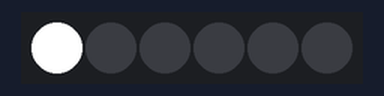
This program was run on a simulated ESP32 board running MicroPython. Shown: 6 RGB LEDs in strip order, left to right. Dim RGB values are drawn brighter than linear; WiFi joins after 1.5 s; the clock reads 2024-03-15 10:24:30 at power-on unless the program sets it; threads take turns every 2 ms; what the program prints to the serial console is not drawn.

Above: at 1.96 s.
At 2.48 s:
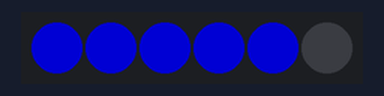
At 3.03 s:
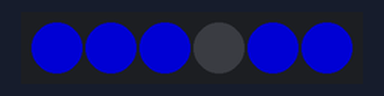
At 3.57 s:
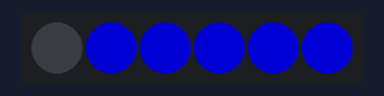
Timing chart, 0 to 5.1 s (numbered marks = the images above):
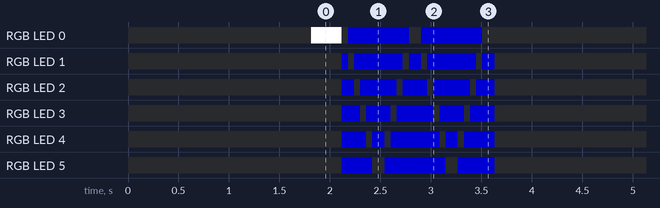

The program:

main.py
```python
# This file is executed on every boot (including wake-boot from deepsleep)
#import esp
#esp.osdebug(None)
#import webrepl
#webrepl.start()

import machine
import network
import socket
from machine import Pin, I2C
import micropython
# import ssd1306
from time import sleep
import time
from ntptime import settime
import neopixel
import _thread
import gc
import ure
import logging

logging.basicConfig(level=logging.INFO)
log = logging.getLogger("LightShow")


global np
np = neopixel.NeoPixel(machine.Pin(4), 6)


# ESP32 Pin assignment
# i2c = I2C(-1, scl=Pin(17), sda=Pin(5))


#oled_width = 128
#oled_height = 64
#oled = ssd1306.SSD1306_I2C(oled_width, oled_height, i2c)

addr = socket.getaddrinfo('0.0.0.0', 80)[0][-1]
s = socket.socket()
s.bind(addr)
s.listen(1)


def demo():
    n = np.n

    # cycle
    for i in range(4 * n):
        for j in range(n):
            np[j] = (0, 0, 0)
        np[i % n] = (255, 255, 255)
        np.write()
        time.sleep_ms(25)

    # bounce
    for i in range(4 * n):
        for j in range(n):
            np[j] = (0, 0, 128)
        if (i // n) % 2 == 0:
            np[i % n] = (0, 0, 0)
        else:
            np[n - 1 - (i % n)] = (0, 0, 0)
        np.write()
        time.sleep_ms(60)

    # fade in/out
    for i in range(0, 4 * 256, 8):
        for j in range(n):
            if (i // 256) % 2 == 0:
                val = i & 0xff
            else:
                val = 255 - (i & 0xff)
            np[j] = (val, 0, 0)
        np.write()

    # clear
    for i in range(n):
        np[i] = (0, 0, 0)
    np.write()


def Convert(string):
    li = list(string.split(b","))
    lo = []
    j = 0
    for i in li:
        lo.append(int(i))
        j += 1
    return lo


def web_serv(s):
    html = """<!DOCTYPE html>
    <html>
        <head> <title>ESP32 Pins</title> </head>
        <body> <h1>ESP32 Pins</h1>
            <table border="1"> <tr><th>Pin</th><th>Value</th></tr> %s </table>
        </body>
         <h3>Pick a Color:</h3>
    <div style="margin:auto;width:236px;">
    </html>
    """
    regex = ure.compile('\(')
    regex2 = ure.compile('\)')
    regex3 = ure.compile('led')


    cl, addr = s.accept()
    log.info('client connected from: {}'.format(addr))
    cl_file = cl.makefile('rwb', 0)
    while True:
        line = cl_file.readline()
        log.debug(line)
        if regex3.search(line):
            out1 = regex.split(line)
            log.debug(out1)
            lightraw = regex2.split(out1[1])[0]
            lightcmd = Convert(lightraw)

        if not line or line == b'\r\n':
            break
    #response = html % '\n'.join(rows)
    cl.send(line)
    cl.close()
    return lightcmd


def npset(lightcmd):
    for i in range(lightcmd[0]-1, lightcmd[1]):
        np[i] = (lightcmd[2], lightcmd[3], lightcmd[4])
    np.write()

def nptset():
    while True:
        try:
            settime()
            log.debug("Timeset@{}".format(timeout()))
        except:
            log.warning("timeout exception")
        time.sleep(20)

def timeout():
    tm =str("{}/{}/{} {:02d}:{:02d}:{:02d}".format(machine.RTC().datetime()[0],machine.RTC().datetime()[1], machine.RTC().datetime()[2], machine.RTC().datetime()[4]-4, machine.RTC().datetime()[5], machine.RTC().datetime()[6]))
    return(tm)


#oled.text('Booting...', 0, 10)
#oled.show()
_thread.start_new_thread(demo, ())
_thread.start_new_thread(nptset, ())
run = 1
#oled.fill(0)
#oled.show()
while run:
    lightcmd = web_serv(s)
    log.info(lightcmd)
    #tm =str(machine.RTC().datetime()[4]-4) + ":" + str(machine.RTC().datetime()[5]) + ":" + str(machine.RTC().datetime()[6])
    log.info('Time thru the loop: {}'.format(timeout()))
#    oled.fill(0)
#    oled.text('Light Show!', 0, 10)
#    oled.text('Last Command @:', 0, 20)
#    oled.text(timeout(), 0, 30)
#    oled.text(str(lightcmd), 0, 40)
#    oled.show()
    npset(lightcmd)
    time.sleep(1)
    run = 1
```

boot.py
```python
try:
  import usocket as socket
except:
  import socket

from machine import Pin
import network

import esp
esp.osdebug(None)

import gc
gc.collect()

ssid = 'MovingRightAlong'
password = 'strongbow'

station = network.WLAN(network.STA_IF)

station.active(True)
station.connect(ssid, password)

while station.isconnected() == False:
  pass

print('Connection successful')
print(station.ifconfig())
```

Measured:
- by itself, RGB LED 1: repeats every 0.73 s: off 0.06 s, RGB(0, 0, 128) 0.48 s, off 0.06 s, RGB(0, 0, 128) 0.12 s, until it stays off from 3.6 s
- by itself, RGB LED 5: goes RGB(0, 0, 128) 0.30 s, off 0.12 s, RGB(0, 0, 128) 0.60 s, off 0.12 s, RGB(0, 0, 128) 0.36 s, then off
